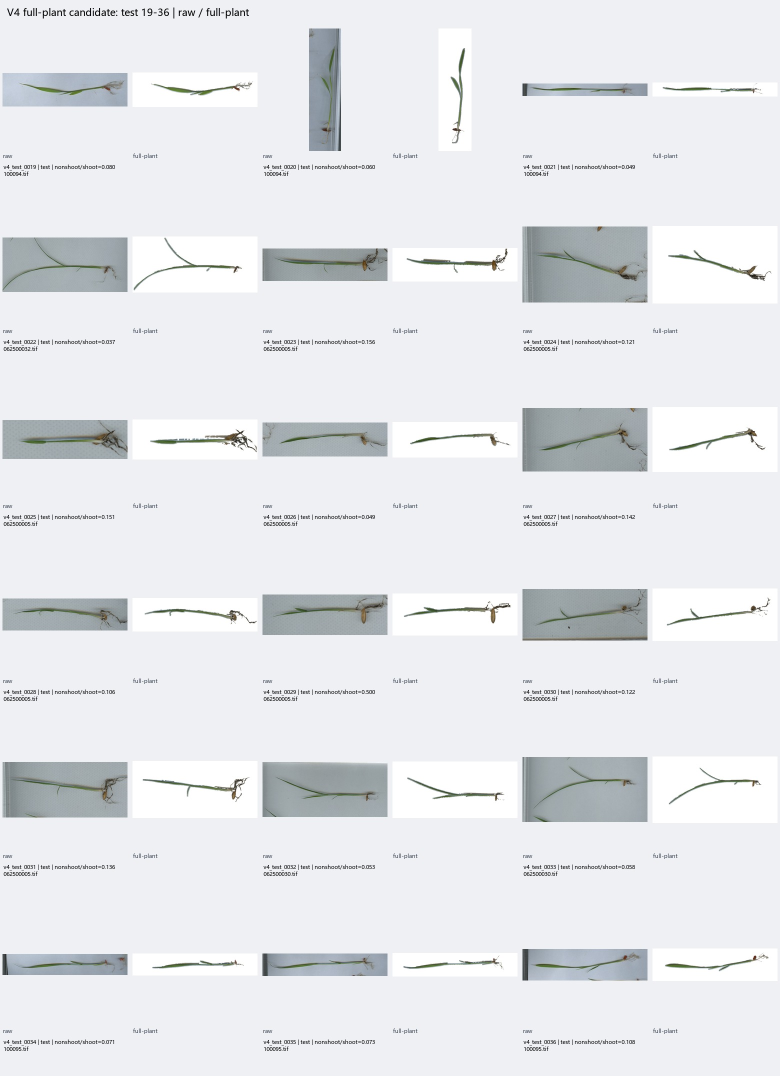
#> input picture adaptive_keypoint_discovery_reboot/experiment/data_stage_clean_v4_fullplant_candidate/contact_sheets/raw_full_test_02.jpg, 1560 x 2152 px (shown at 1/2 size)
$ python -i audit_stage_clean_v4_fullplant_candidate.py   (imports and definitions only)   (older library calls are emulated)
#> lines starting #> are read from the running program, lines starting #| are printed output that depends on the picture; after the words box and inside, x2 and y2 are one past the last pixel; in counts of white or black regions, pixels touching at a corner belong together
### adaptive_keypoint_discovery_reboot/experiment/audit_dataset_images.py
#!/usr/bin/env python
"""Inventory D:/kp/数据集图片 and preselect genuinely clean-background images.

The script never reads keypoint labels or model outputs.  Existing aug0/1/2
files are inventoried but excluded from independent sample selection.
"""

from __future__ import annotations

import csv
import hashlib
import json
import math
import re
from collections import Counter
from pathlib import Path
from typing import Any

import cv2
import numpy as np
import tifffile
from PIL import Image, ImageDraw, ImageFont, ImageOps

DATA_ROOT = Path(r"D:\kp\数据集图片")
HERE = Path(__file__).resolve().parent
OUTPUT = HERE / "data_source_reaudit"
IMAGE_SUFFIXES = {".jpg", ".jpeg", ".png", ".bmp", ".tif", ".tiff", ".webp"}


# [25 lines left out: functions source_family, identity_group, border_pixels, not called in this run]


def dhash64(rgb: np.ndarray) -> str:
    gray = cv2.cvtColor(rgb, cv2.COLOR_RGB2GRAY)
    small = cv2.resize(gray, (9, 8), interpolation=cv2.INTER_AREA)
    bits = (small[:, 1:] > small[:, :-1]).reshape(-1)
    value = 0
    for bit in bits:
        value = (value << 1) | int(bit)
    return f"{value:016x}"


# [277 lines left out: functions strict_green_mask, bbox_touch, component_count, load_rgb_thumbnail, audit_pixels, font and 3 more, not called in this run]


# [2 lines that do not run on import are left out]

### adaptive_keypoint_discovery_reboot/experiment/audit_stage_clean_v4_fullplant_candidate.py
#!/usr/bin/env python
"""Audit the complete-seedling V4 candidate without using model outputs."""

from __future__ import annotations

import hashlib
import json
from collections import Counter, defaultdict
from pathlib import Path

import cv2
import numpy as np
import pandas as pd
from PIL import Image, ImageOps

from audit_dataset_images import dhash64


HERE = Path(__file__).resolve().parent
SOURCE_MANIFEST = HERE / "v4_fullplant_source_manifest.csv"
DATASET = HERE / "data_stage_clean_v4_fullplant_candidate"
MANUAL_NEAR_PAIR_DECISIONS = {
    frozenset({"v4_val_0014", "v4_train_new_0036"}): (
        "different_visible_structure_not_duplicate_codex_visual_review_20260717"
    )
}


def phash64(rgb: np.ndarray) -> str:
    gray = cv2.cvtColor(rgb, cv2.COLOR_RGB2GRAY)
    small = cv2.resize(gray, (32, 32), interpolation=cv2.INTER_AREA).astype(np.float32)
    values = cv2.dct(small)[:8, :8].reshape(-1)
    threshold = float(np.median(values[1:]))
    value = 0
    for bit in values > threshold:
        value = (value << 1) | int(bit)
    return f"{value:016x}"


def foreground_crop(rgb: np.ndarray) -> np.ndarray:
    mask = np.any(rgb < 248, axis=2)
    if not np.any(mask):
        return rgb
    ys, xs = np.where(mask)
    y0, y1 = int(ys.min()), int(ys.max()) + 1
    x0, x1 = int(xs.min()), int(xs.max()) + 1
    margin_y = max(2, round((y1 - y0) * 0.05))
    margin_x = max(2, round((x1 - x0) * 0.05))
    return rgb[
        max(0, y0 - margin_y) : min(rgb.shape[0], y1 + margin_y),
        max(0, x0 - margin_x) : min(rgb.shape[1], x1 + margin_x),
    ]


def hamming(left: str, right: str) -> int:
    return (int(left, 16) ^ int(right, 16)).bit_count()


# [6 lines left out: function read_mask, not called in this run]


def image_hashes(path: Path) -> tuple[str, str]:
    with Image.open(path) as opened:
#> opened is the input picture: PIL image 1560x2152 RGB; mean R, G, B 228.8, 230.7, 233.9
        rgb = np.asarray(ImageOps.exif_transpose(opened).convert("RGB"))
    crop = foreground_crop(rgb)
#> in foreground_crop, `mask = np.any(rgb < 248, axis=2)`:
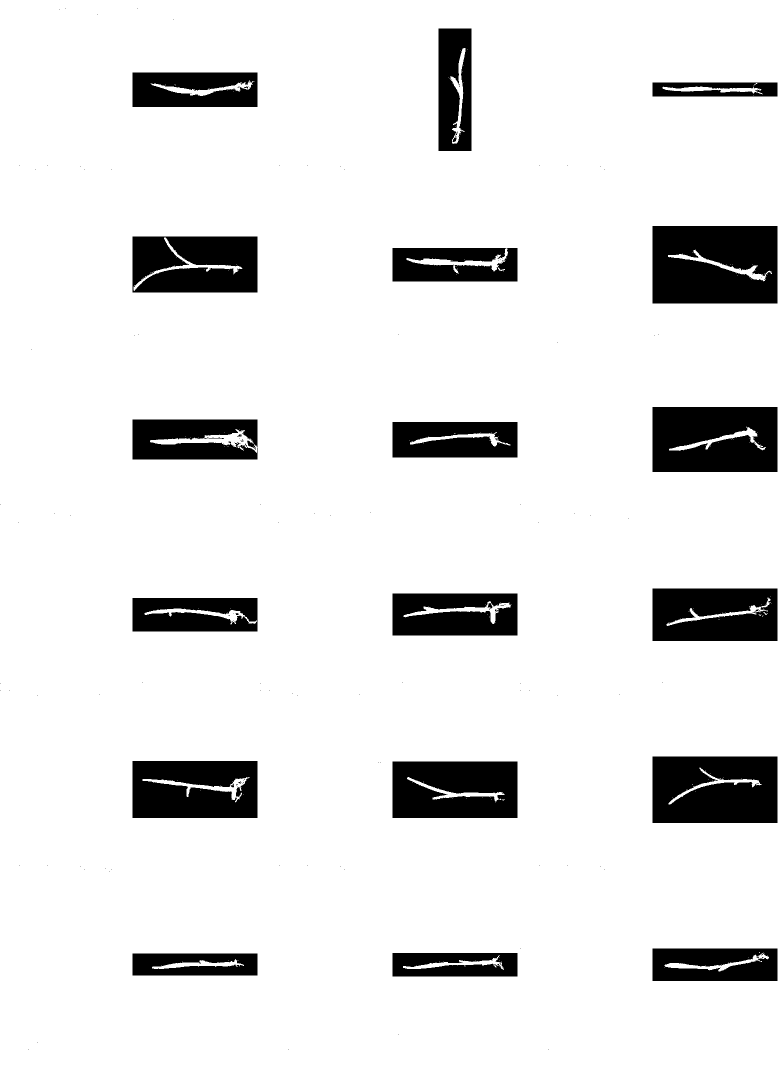
#> mask: shape (2152, 1560) bool (shown at 1/2 size); 89.4% white; 148 black regions (125 under 20 px), largest, box (x1, y1, x2, y2) and area: (1305, 452, 1555, 607) 36830, (1305, 1513, 1555, 1646) 31819, (1305, 814, 1555, 944) 30743
#> in foreground_crop, `y0, y1 = int(ys.min()), int(ys.max()) + 1`: y0 = 0; y1 = 2152
#> in foreground_crop, `x0, x1 = int(xs.min()), int(xs.max()) + 1`: x0 = 0; x1 = 1560
#> in foreground_crop, `margin_y = max(2, round((y1 - y0) * 0.05))`: margin_y = 108
#> in foreground_crop, `margin_x = max(2, round((x1 - x0) * 0.05))`: margin_x = 78
    return dhash64(crop), phash64(crop)
#> the loop in dhash64, `for bit in bits:` made 64 passes
#> (bit, value) on passes 3 to 14: (False, 6), (True, 13), (True, 27), (False, 54), (True, 109), (True, 219), (True, 439), (True, 879), (False, 1758), (True, 3517), (True, 7035), (False, 14070)
#> value on passes 1 to 2: 1, 3
#> after the loop in dhash64, `for bit in bits:`: value = 15842497851538791387
#> in phash64, `small = cv2.resize(gray, (32, 32), interpolation=cv2.INTER_AREA).astyp..`:
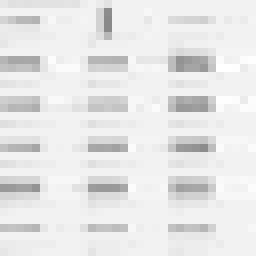
#> small: shape (32, 32) float32 (shown 8 times larger); min 138, max 255, mean 230.4
#> in phash64, `values = cv2.dct(small)[:8, :8].reshape(-1)`: values = 64 values, max 7372.9 at index 0, min -227.1 at index 5, mean 114.9
#> in phash64, `threshold = float(np.median(values[1:]))`: threshold = -0.591
#> the loop in phash64, `for bit in values > threshold:` made 64 passes
#> (bit, value) on passes 2 to 13: (False, 2), (True, 5), (False, 10), (True, 21), (False, 42), (False, 84), (True, 169), (False, 338), (False, 676), (True, 1353), (True, 2707), (False, 5414)
#> after the loop in phash64, `for bit in values > threshold:`: value = 12192253766137873902


# [191 lines left out: functions dataset_path, main, not called in this run]


# [2 lines not run here, left out]

>>> result = image_hashes('data_stage_clean_v4_fullplant_candidate/contact_sheets/raw_full_test_02.jpg')
#> result = ('dbdbdbdbdbdbdbdb', 'a9339633f61105ee')

$ run again, on adaptive_keypoint_discovery_reboot/experiment/data_stage_clean_v4_fullplant_candidate/images/test/v4_test_0018.png
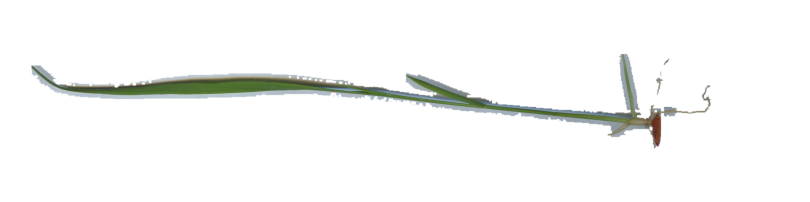
#> input picture adaptive_keypoint_discovery_reboot/experiment/data_stage_clean_v4_fullplant_candidate/images/test/v4_test_0018.png, 1620 x 403 px (shown at 1/2 size)
#> in image_hashes, opened is the input picture: PIL image 1620x403 RGB; mean R, G, B 245.9, 246.8, 245.5
#> in foreground_crop, `mask = np.any(rgb < 248, axis=2)`:
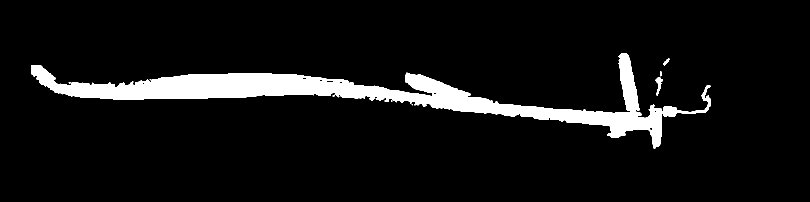
#> mask: shape (403, 1620) bool (shown at 1/2 size); 7.5% white; 7 white regions (3 under 20 px), largest, box (x1, y1, x2, y2) and area: (62, 107, 1422, 298) 48311, (1311, 155, 1326, 192) 241, (1327, 116, 1339, 131) 77, (1320, 142, 1323, 153) 29
#> y0 = 107; y1 = 298
#> x0 = 62; x1 = 1422
#> margin_y = 10
#> margin_x = 68
#> the loop in dhash64, `for bit in bits:` made 64 passes
#> (bit, value) on passes 2 to 9: (False, 0), (False, 0), (False, 0), (False, 0), (False, 0), (False, 0), (True, 1), (True, 3)
#> after the loop in dhash64, `for bit in bits:`: value = 115182007792763137
#> in phash64, `small = cv2.resize(gray, (32, 32), interpolation=cv2.INTER_AREA).astyp..`:
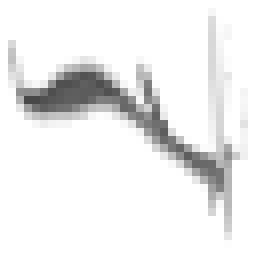
#> small: shape (32, 32) float32 (shown 8 times larger); min 72, max 255, mean 237.1
#> values = 64 values, max 7588 at index 0, min -276.4 at index 41, mean 125.7
#> threshold = 11.41
#> the loop in phash64, `for bit in values > threshold:` made 64 passes
#> (bit, value) on passes 2 to 9: (False, 2), (True, 5), (True, 11), (True, 23), (False, 46), (True, 93), (False, 186), (False, 372)
#> after the loop in phash64, `for bit in values > threshold:`: value = 13417562269164116713
#> result = ('0199356d03010101', 'ba34c1cb65361ae9')

$ run again, on adaptive_keypoint_discovery_reboot/experiment/data_stage_clean_v4_fullplant_candidate/images/train/v4_legacy_0037.png
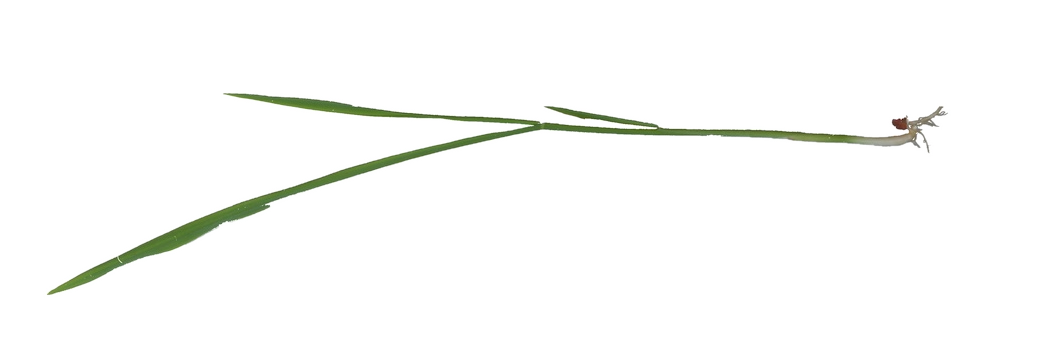
#> input picture adaptive_keypoint_discovery_reboot/experiment/data_stage_clean_v4_fullplant_candidate/images/train/v4_legacy_0037.png, 1042 x 364 px
#> in image_hashes, opened is the input picture: PIL image 1042x364 RGB; mean R, G, B 250.3, 251, 249.4
#> in foreground_crop, `mask = np.any(rgb < 248, axis=2)`:
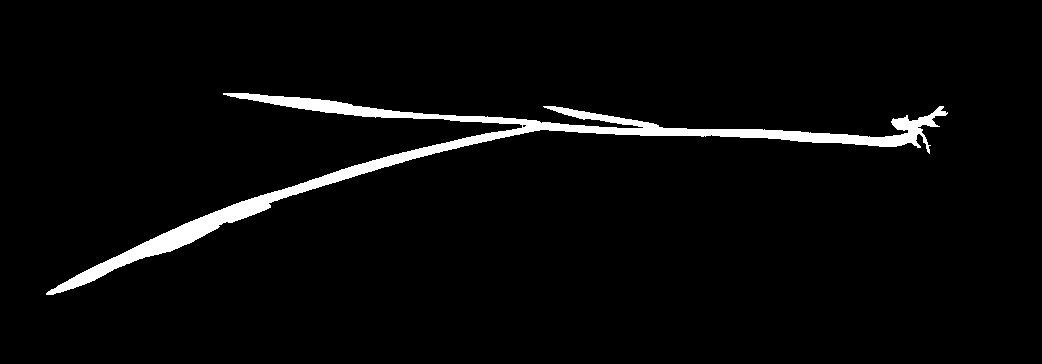
#> mask: shape (364, 1042) bool; 3.4% white; 1 white region, box (x1, y1, x2, y2) and area: (46, 93, 948, 295) 12997
#> ys = 12997 values from 93 to 294; xs = 12997 values, max 947 at index 1606, min 46 at index 12979, mean 454.8
#> y0 = 93; y1 = 295
#> x0 = 46; x1 = 948
#> margin_y = 10
#> margin_x = 45
#> the loop in dhash64, `for bit in bits:` made 64 passes
#> (bit, value) on passes 2 to 9: (False, 0), (True, 1), (True, 3), (False, 6), (True, 13), (False, 26), (False, 52), (False, 104)
#> after the loop in dhash64, `for bit in bits:`: value = 3748711434322722944
#> in phash64, `small = cv2.resize(gray, (32, 32), interpolation=cv2.INTER_AREA).astyp..`:
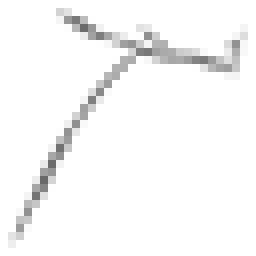
#> small: shape (32, 32) float32 (shown 8 times larger); min 105, max 255, mean 247.4
#> values = 64 values, max 7918.2 at index 0, min -122.5 at index 8, mean 126.4
#> threshold = -1.94
#> the loop in phash64, `for bit in values > threshold:` made 64 passes
#> (bit, value) on passes 2 to 9: (False, 2), (True, 5), (True, 11), (True, 23), (True, 47), (True, 95), (False, 190), (False, 380)
#> after the loop in phash64, `for bit in values > threshold:`: value = 13722574303173647306
#> result = ('3406193020404080', 'be70609f98919bca')
